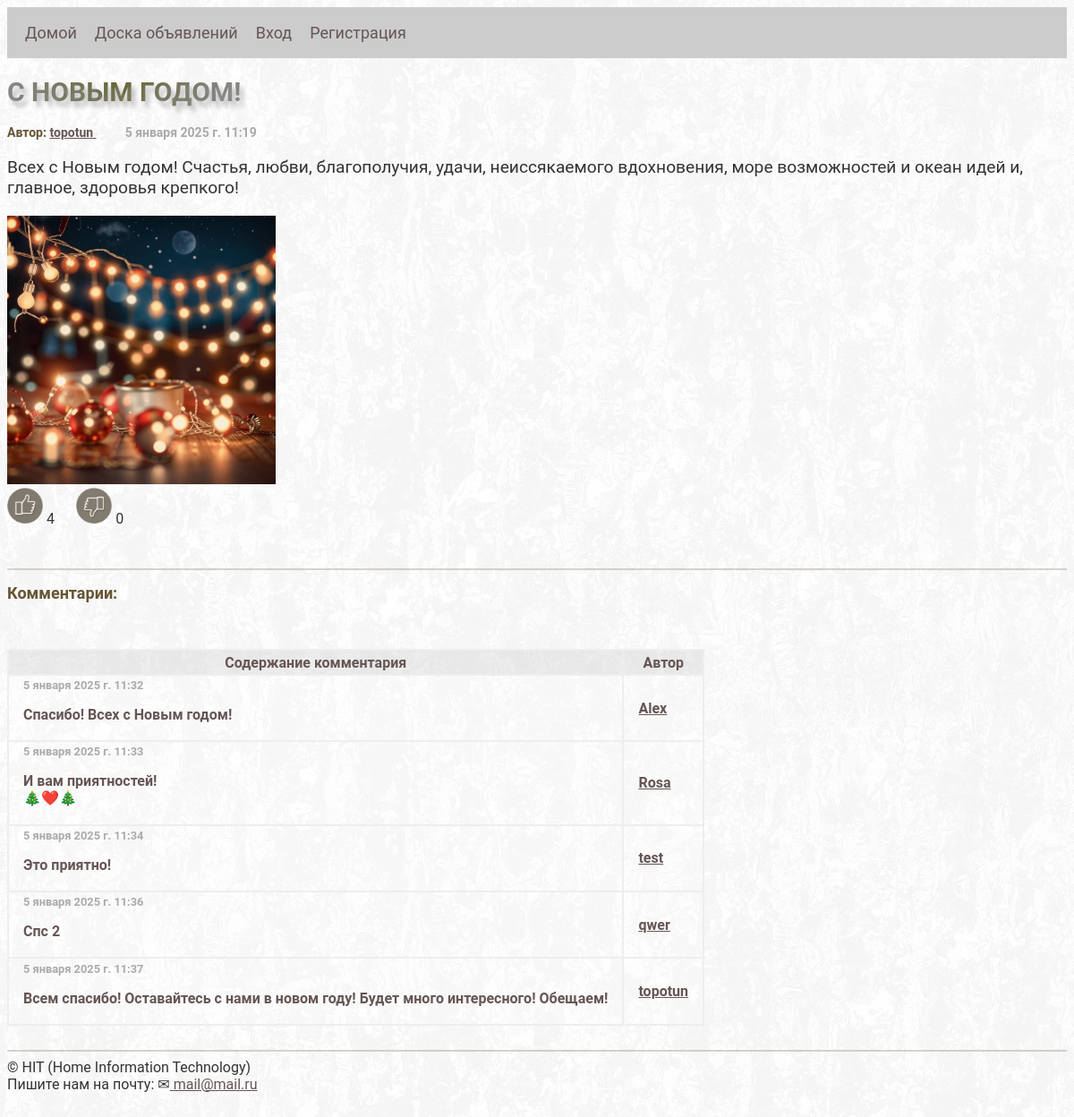
/board/advertisement/32/, run on an earlier commit of the app's database.
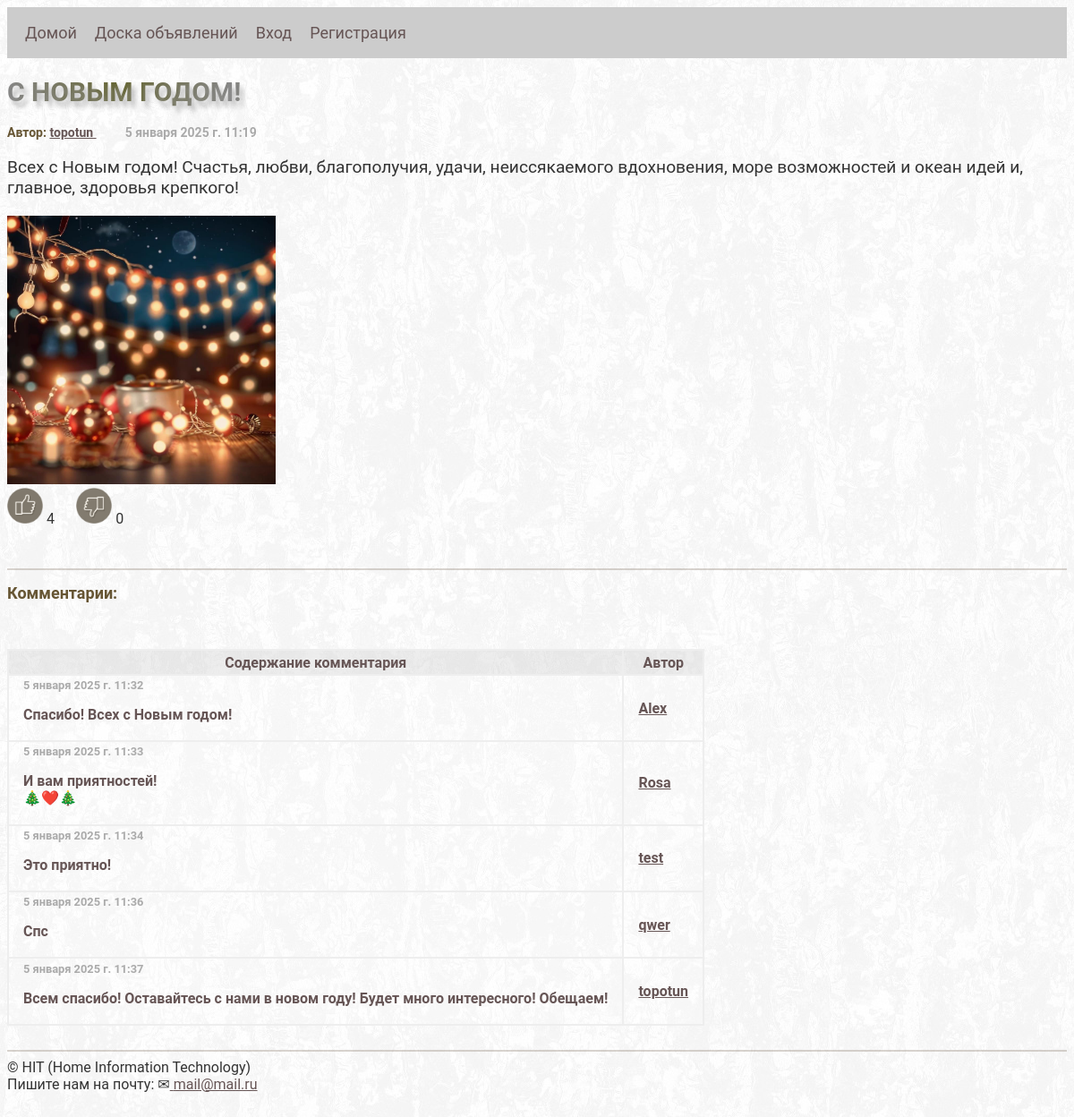
And on a later commit of the database.
### board/models.py (models this page shows, shortened)
class Comment(models.Model):
    advertisement = models.ForeignKey(Advertisement, related_name='comments', on_delete=models.CASCADE)
    author = models.ForeignKey(User, on_delete=models.CASCADE)
    content = models.TextField()
    created_at = models.DateTimeField(auto_now_add=True)
    class Meta:
        verbose_name = 'Комментарии'
        verbose_name_plural = 'Комментарии'

### board/views.py (the view)
# urls.py: path('advertisement/<int:pk>/', views.advertisement_detail, name='advertisement_detail'),
def advertisement_detail(request: HttpRequest, pk: int) -> HttpResponseRedirect:
    advertisement = Advertisement.objects.get(pk=pk)
    images = Image.objects.filter(advertisement=advertisement.id)
    comments = Comment.objects.filter(advertisement=advertisement.id)
    context = like_read(request, pk)
    return render(request, 'board/advertisement_detail.html',
                  {'advertisement': advertisement,
                   'images': images,
                   'comments': comments,
                   **context})

### board/user_preferences.py (called while the page is built)
def pref(request: HttpRequest):
    if request.user.is_authenticated:
        _preferences = Preferences.objects.filter(user=request.user).last()
        if request.GET.get('day') == 'theme':
            if not _preferences or _preferences.theme is None:
                Preferences.objects.create(user=request.user, theme='dark')
            elif _preferences.theme == 'light':
                _preferences.theme = 'dark'
                _preferences.save()
            else:
                _preferences.theme = 'light'
                _preferences.save()
            _preferences = Preferences.objects.filter(user=request.user).last()
    else:
        _preferences = None
    return {
        'user_pref': _preferences,
    }

### board/utilite.py (called while the page is built, shortened)
def like_read(request: HttpRequest, pk: int) -> dict:
    context = {}
    return context

### board/templates/board/advertisement_detail.html (shortened to what this page needs)
{% extends 'base.html' %}
{% block content %}
<h1>{{ advertisement.title }}</h1>
<h3>Автор:
    <a href="{% url 'board:advertisement_list' pk=advertisement.author.id %}">
        {{ advertisement.author.username }}
    </a> &ensp;&ensp;&ensp;&ensp; <span  class="date_font"> {{ advertisement.created_at }} </span></h3>
<pre>{{ advertisement.content }}</pre>
{% if images %}
  {% for i in images %}
    <a class="a_img" href="{{ i.image.url }}" target="_blank">
      <img src="{{ i.image.url }}" style="height: 300px;">
    </a>
  {% endfor %}
{% endif %}
<br>
<a class="a_img" href="{% url 'board:like_dislike' pk=advertisement.pk tp=1 %}">
  {% if like %}
    <img src="/static/board_project/like_on.png" width="40">
  {% else %}
    <img src="/static/board_project/like.png" width="40">
  {% endif %}
</a>
{{ advertisement.like_count }} &ensp;&ensp;
<a class="a_img" href="{% url 'board:like_dislike' pk=advertisement.pk tp=0 %}">
  {% if dislike %}
    <img src="/static/board_project/dislike_on.png" width="40">
  {% else %}
    <img src="/static/board_project/dislike.png" width="40">
  {% endif %}
</a>
{{ advertisement.dislike_count }}
<br>  <br>
<br> <hr>
<h2>Комментарии:</h2>
 <br> <br>
{% if comments %}
    <table>
      <thead>
        <tr>
          <th>Содержание комментария</th>
          <th>Автор</th>
        </tr>
      </thead>
      {% for comment in comments %}
        <tr class="align_left">
          <th>
            <div class="date_font small_font">{{ comment.created_at }}</div>
            <pre class="normal_font">{{ comment.content }}</pre>
          </th>
          <th>
            <a href="{% url 'board:advertisement_list' pk=comment.author.id %}">{{ comment.author }}</a>
          </th>
        </tr>
      {% endfor %}
    </table>
{% endif %}
{% endblock %}

What changed in the data, as far as the page shows it:
changed Comment "qwer": content "Спс 2" → "Спс"
